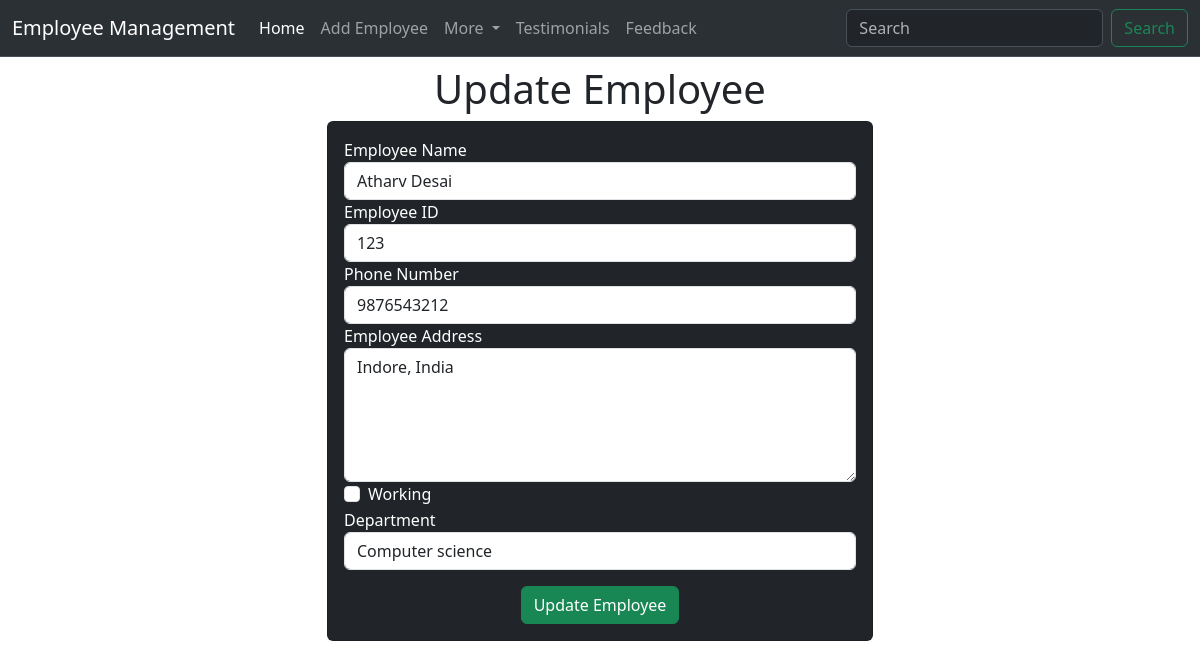
Screenshot of /emp/update-emp/7 with the database file from the repository.
### emp/models.py (models this page shows, shortened)
class Emp(models.Model):
    name=models.CharField(max_length=200)
    emp_id=models.CharField(max_length=200)
    phone=models.CharField(max_length=10)
    address=models.CharField(max_length=150)
    working=models.BooleanField(max_length=True)
    department=models.CharField(max_length=10)

### emp/views.py (the view)
# urls.py: path('update-emp/<int:emp_id>',update_emp),
def update_emp(request,emp_id):
    emp=Emp.objects.get(pk=emp_id)
    return render(request, "emp/update_emp.html",{
        'emp':emp
    })

### templates/emp/update_emp.html (shortened to what this page needs)
<!doctype html>
<html lang="en">
  <head>
    <link href="https://cdn.jsdelivr.net/npm/bootstrap@5.3.6/dist/css/bootstrap.min.css" rel="stylesheet">
  </head>
  <body>
    {% include 'emp/navbar.html' %}
    <h1 class="text-center my-2">Update Employee</h1>
    <div class="container">
        <div class="row">
            <div class="col-md-6 offset-md-3">
                <div class="card bg-dark text-white">
                    <div class="card-body">
                        <form action="/emp/do-update-emp/{{emp.id}}" method="POST">
                            <div class="class-mb-3">
                                <label for="name">Employee Name</label>
                                <input id="name"
                                type="text"
                                class="form-control"
                                placeholder="Enter Name"
                                name="emp_name"
                                value="{{emp.name}}"/>
                            </div>
                            <div class="class-mb-3">
                                <label for="id">Employee ID</label>
                                <input id="id"
                                type="text"
                                class="form-control"
                                placeholder="Enter ID"
                                name="emp_id"
                                value="{{emp.emp_id}}"/>
                            </div>
                            <div class="class-mb-3">
                                <label for="phone">Phone Number</label>
                                <input id="phone"
                                type="text"
                                class="form-control"
                                placeholder="Enter Number"
                                name="emp_phone"
                                value="{{emp.phone}}"/>
                            </div>
                            <div class="class-mb-3">
                                <label for="address">Employee Address</label>
                                <textarea name="emp_address"
                                id="address" rows="5"
                                class="form-control">{{emp.address}}</textarea>
                            </div>
                            <div class="class-mb-3 form-check">
                                <label for="working">Working</label>
                                <input {% if emp.working %} checked {% endif %}
                                id="working"
                                type="checkbox" name="emp_working"
                                class="form-check-input">
                            </div>
                            <div class="mb-3">
                                <label for="department">Department</label>
                                <select value="{{emp.department}}" name="emp_department" id="department" class="form-control">
                                    <option value="CSE">Computer science</option>
                                </select>
                            </div>
                            <div class="container text-center">
                                <button class="btn btn-success">
                                    Update Employee
                                </button>
                            </div>
                        </form>
                    </div>
                </div>
            </div>
        </div>
    </div>
  </body>
</html>

### rows the page displays
Emp: emp_name "Atharv Desai", emp_id "123", emp_phone "9876543212", emp_address "Indore, India", emp_department "Computer science"
